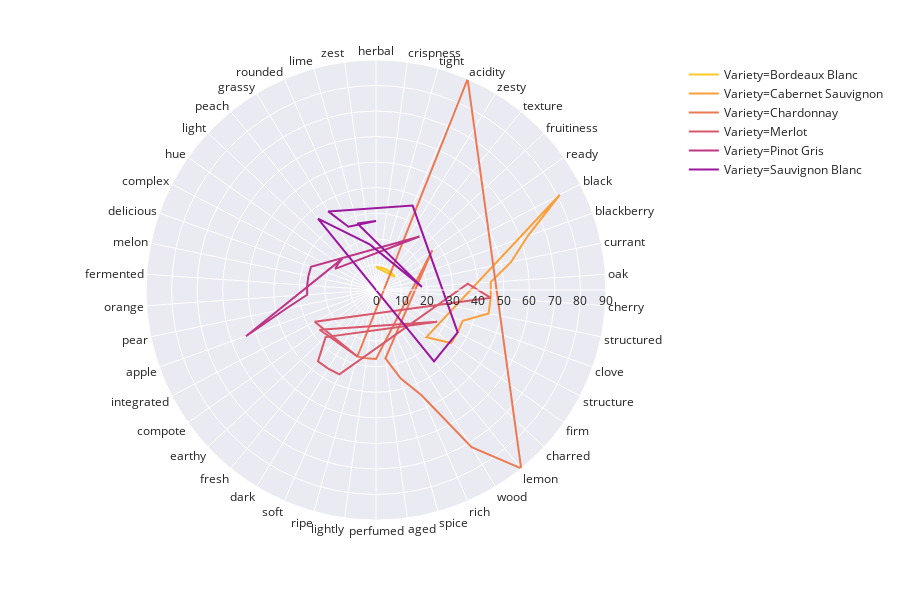

The notebook cell saved with this chart:
### Code cell
import plotly
import plotly.express as px
fig = px.line_polar(final_table, r="Frequency", theta="Word", color="Variety", line_close=True,
                    color_discrete_sequence=px.colors.sequential.Plasma[-2::-1],
                    template="seaborn")


fig.show()

### Figure 1 — Plotly figure (JSON) as saved in the notebook; plotly's stock layout.template omitted (floating-point values rounded to 4 significant figures)
{"data": [{"hoverlabel": {"namelength": 0}, "hovertemplate": "Variety=Bordeaux Blanc<br>Frequency=%{r}<br>Word=%{theta}", "legendgroup": "Variety=Bordeaux Blanc", "line": {"color": "#fdca26", "dash": "solid"}, "mode": "lines", "name": "Variety=Bordeaux Blanc", "r": [9, 9, 9, 9, 9, 9, 9, 9, 9], "showlegend": true, "subplot": "polar", "theta": ["herbal", "crispness", "tight", "acidity", "zesty", "texture", "fruitiness", "ready", "herbal"], "type": "scatterpolar"}, {"hoverlabel": {"namelength": 0}, "hovertemplate": "Variety=Cabernet Sauvignon<br>Frequency=%{r}<br>Word=%{theta}", "legendgroup": "Variety=Cabernet Sauvignon", "line": {"color": "#fb9f3a", "dash": "solid"}, "mode": "lines", "name": "Variety=Cabernet Sauvignon", "r": [81, 63, 54, 45, 45, 45, 36, 36, 36, 27, 81], "showlegend": true, "subplot": "polar", "theta": ["black", "blackberry", "currant", "oak", "cherry", "structured", "clove", "structure", "firm", "charred", "black"], "type": "scatterpolar"}, {"hoverlabel": {"namelength": 0}, "hovertemplate": "Variety=Chardonnay<br>Frequency=%{r}<br>Word=%{theta}", "legendgroup": "Variety=Chardonnay", "line": {"color": "#ed7953", "dash": "solid"}, "mode": "lines", "name": "Variety=Chardonnay", "r": [90, 90, 72, 45, 36, 27, 27, 27, 27, 27, 90], "showlegend": true, "subplot": "polar", "theta": ["acidity", "lemon", "wood", "rich", "spice", "aged", "ready", "perfumed", "lightly", "ripe", "acidity"], "type": "scatterpolar"}, {"hoverlabel": {"namelength": 0}, "hovertemplate": "Variety=Merlot<br>Frequency=%{r}<br>Word=%{theta}", "legendgroup": "Variety=Merlot", "line": {"color": "#d8576b", "dash": "solid"}, "mode": "lines", "name": "Variety=Merlot", "r": [45, 36, 36, 36, 36, 27, 27, 27, 27, 27, 45], "showlegend": true, "subplot": "polar", "theta": ["cherry", "oak", "soft", "dark", "fresh", "earthy", "structure", "compote", "ripe", "integrated", "cherry"], "type": "scatterpolar"}, {"hoverlabel": {"namelength": 0}, "hovertemplate": "Variety=Pinot Gris<br>Frequency=%{r}<br>Word=%{theta}", "legendgroup": "Variety=Pinot Gris", "line": {"color": "#bd3786", "dash": "solid"}, "mode": "lines", "name": "Variety=Pinot Gris", "r": [54, 36, 27, 27, 27, 27, 27, 18, 18, 18, 54], "showlegend": true, "subplot": "polar", "theta": ["apple", "pear", "orange", "fermented", "melon", "delicious", "texture", "complex", "hue", "light", "apple"], "type": "scatterpolar"}, {"hoverlabel": {"namelength": 0}, "hovertemplate": "Variety=Sauvignon Blanc<br>Frequency=%{r}<br>Word=%{theta}", "legendgroup": "Variety=Sauvignon Blanc", "line": {"color": "#9c179e", "dash": "solid"}, "mode": "lines", "name": "Variety=Sauvignon Blanc", "r": [36, 36, 36, 36, 36, 27, 27, 27, 18, 18, 36], "showlegend": true, "subplot": "polar", "theta": ["peach", "lemon", "structure", "acidity", "grassy", "rounded", "herbal", "lime", "oak", "zest", "peach"], "type": "scatterpolar"}], "layout": {"height": 600, "legend": {"tracegroupgap": 0}, "margin": {"t": 60}, "polar": {"angularaxis": {"direction": "clockwise", "rotation": 90}, "domain": {"x": [0, 1], "y": [0, 1]}}}}
